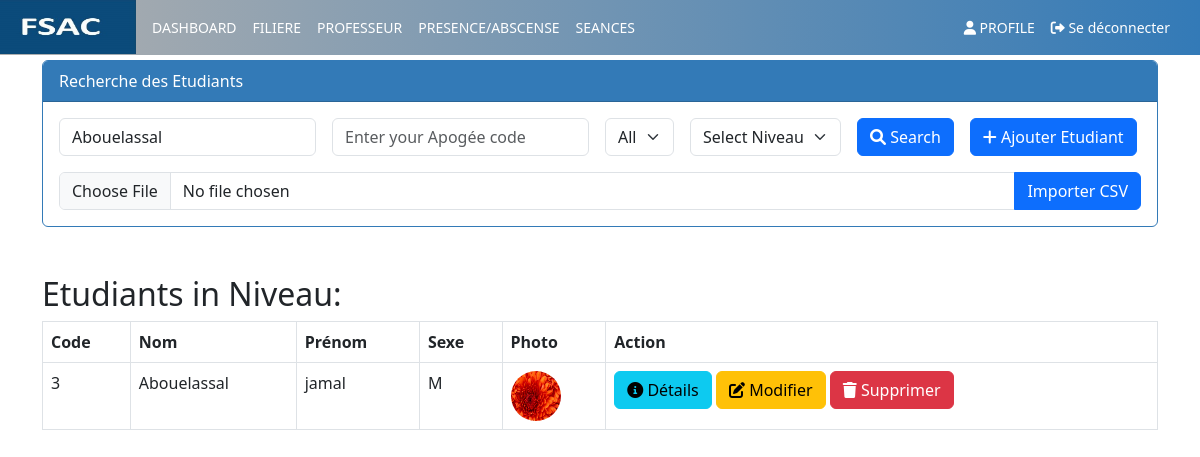
Page /page/listEtudiants.php?fname=Abouelassal (signed in) on the committed database.
### tables this page shows
CREATE TABLE IF NOT EXISTS Etudiant (
    code INT AUTO_INCREMENT PRIMARY KEY,
    nom VARCHAR(50),
    prenom VARCHAR(50),
    sex VARCHAR(50),
    niveau VARCHAR(50),
    photo VARCHAR(100),
    date_naissance Varchar(100),
    lieu_naissance Varchar(50),
    cin VARCHAR(255),
    password VARCHAR(255),
    idfiliere INT,
    FOREIGN KEY (idfiliere) REFERENCES Filiere(idfiliere)
);

### page/listEtudiants.php (the view, shortened to what this page needs)
<?php
require_once('connection_db.php');
$nomf = isset($_GET['fname']) ? $_GET['fname'] : "";
$code = isset($_GET['code']) ? $_GET['code'] : "";
$sex = isset($_GET['sex']) ? $_GET['sex'] : "all";
$niveau = isset($_GET['niveau']) ? $_GET['niveau'] : "";
function fetchEtudiants($pdo, $nomf, $code, $sex, $niveau) {
    $params = [];
    $sql = "SELECT * FROM Etudiant WHERE 1=1";
    if (!empty($nomf)) {
        $sql .= " AND (nom LIKE ? OR prenom LIKE ?)";
        array_push($params, "%$nomf%", "%$nomf%");
    }
    try {
        $query = $pdo->prepare($sql);
        $query->execute($params);
        return $query->fetchAll();
    } catch (Exception $e) {
        die("<p>Error fetching students: " . $e->getMessage() . "</p>");
    }
}
$etudiants = fetchEtudiants($pdo, $nomf, $code, $sex, $niveau);
?>
<!DOCTYPE html>
<html lang="en">
<head>
    <link rel="stylesheet" href="https://cdn.jsdelivr.net/npm/bootstrap@5.3.3/dist/css/bootstrap.min.css">
    <link rel="stylesheet" href="../css/monstyle.css">
</head>
<body>
    <?php include("menu.php"); ?>
    <div class="container mt-5">
        <div class="card border-primary"style="margin-top :60px;">
            <div class="card-header bg-primary text-white">Recherche des Etudiants</div>
            <div class="card-body">
                <form method="get" action="listEtudiants.php" class="row g-3">
                    <div class="col-auto"><input type="text" placeholder="Enter your first and last name" name="fname" class="form-control" value="<?php echo htmlspecialchars($nomf); ?>"></div>
                    <div class="col-auto"><input type="text" placeholder="Enter your Apogée code" name="code" class="form-control" value="<?php echo htmlspecialchars($code); ?>"></div>
                    <div class="col-auto">
                        <select class="form-select" name="sex" id="sex">
                            <option value="all" <?php echo $sex === 'all' ? 'selected' : ''; ?>>All</option>
                        </select>
                    </div>
                    <div class="col-auto">
                        <select class="form-select" name="niveau" id="niveau">
                            <option value="">Select Niveau</option>
                        </select>
                    </div>
                    <div class="col-auto"><button type="submit" class="btn btn-primary"><i class="fas fa-search"></i> Search</button></div>
                    <div class="col-auto"><a href="nouvelleETUDIANT.php" class="btn btn-primary"><i class="fas fa-plus"></i> Ajouter Etudiant</a></div>
                </form>
                <form method="post" enctype="multipart/form-data" action="import_etudiants.php" class="mt-3">
                    <div class="input-group">
                        <input type="file" name="csv_file" class="form-control">
                        <button class="btn btn-primary" type="submit">Importer CSV</button>
                    </div>
                </form>
            </div>
        </div>
        <h2 class="mt-5">Etudiants in Niveau: <?php echo htmlspecialchars($niveau); ?></h2>
        <table class="table table-bordered">
            <thead>
                <tr>
                    <th>Code</th>
                    <th>Nom</th>
                    <th>Prénom</th>
                    <th>Sexe</th>
                    <th>Photo</th>
                    <th>Action</th>
                </tr>
            </thead>
            <tbody>
                <?php foreach ($etudiants as $etudiant) { ?>
                <tr>
                    <td><?php echo htmlspecialchars($etudiant['code']); ?></td>
                    <td><?php echo htmlspecialchars($etudiant['nom']); ?></td>
                    <td><?php echo htmlspecialchars($etudiant['prenom']); ?></td>
                    <td><?php echo htmlspecialchars($etudiant['sex']); ?></td>
                    <td><img src="../img/<?php echo htmlspecialchars($etudiant['photo']); ?>" width="50px" height="50px" class="img-circle"></td>
                    <td>
                        <a href="details_etudiant.php?code=<?php echo htmlspecialchars($etudiant['code']); ?>" class="btn btn-info"><i class="fas fa-info-circle"></i> Détails</a>
                        <a href="editetudiant.php?code=<?php echo htmlspecialchars($etudiant['code']); ?>" class="btn btn-warning"><i class="fas fa-edit"></i> Modifier</a>
                        <a onclick="return confirm('Êtes-vous sûr de vouloir supprimer cet étudiant ?')" href="removeetudiants.php?code=<?php echo htmlspecialchars($etudiant['code']); ?>" class="btn btn-danger"><i class="fas fa-trash"></i> Supprimer</a>
                    </td>
                </tr>
                <?php } ?>
            </tbody>
        </table>
    </div>
</body>
</html>

### css/monstyle.css (style rules this page uses)
.form-control { border-radius: 20px; }
.card.border-primary { border-color: #337ab7 !important; border-width: 1px !important; }
.card-header.bg-primary { background-color: #337ab7 !important; color: #fff; }

### page/listEtudiants.php (style rules this page uses)
.img-circle { border-radius: 50%; }

### rows in the picture
etudiant: code "3", nom "Abouelassal", prenom "jamal", sex "M", photo (picture)
